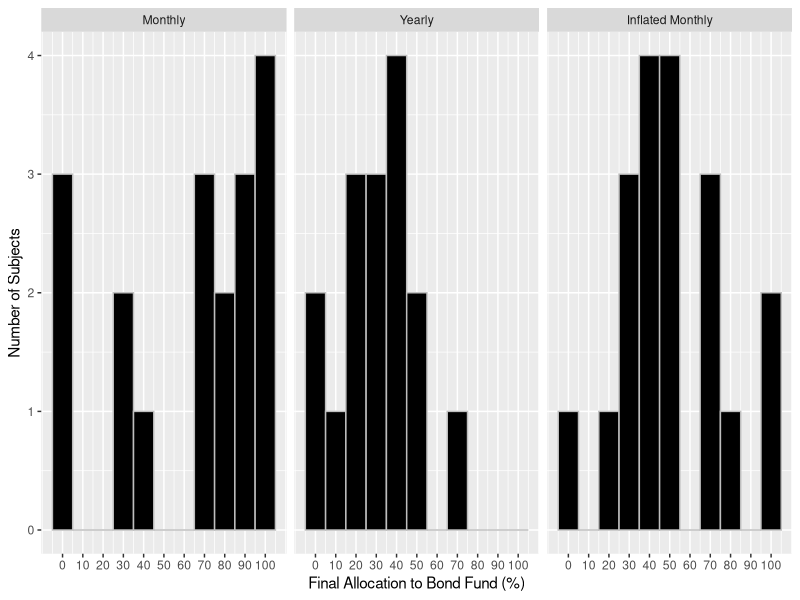
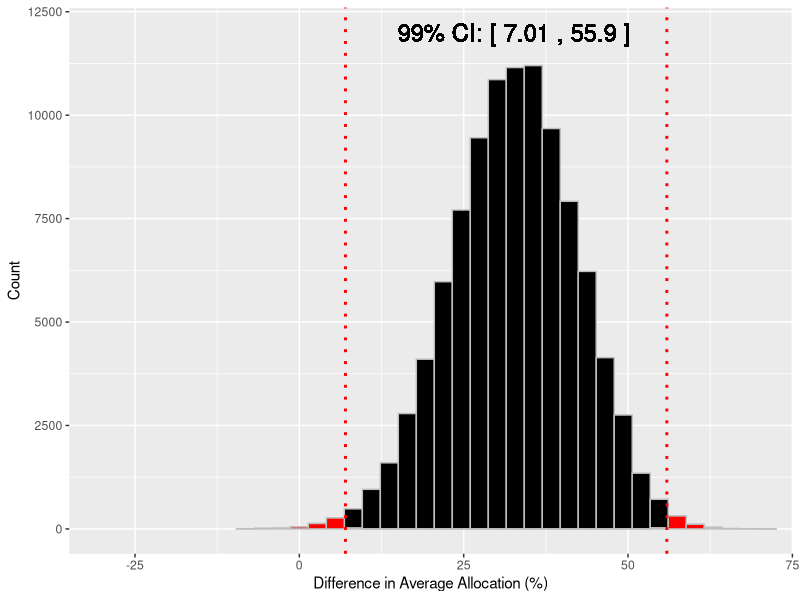
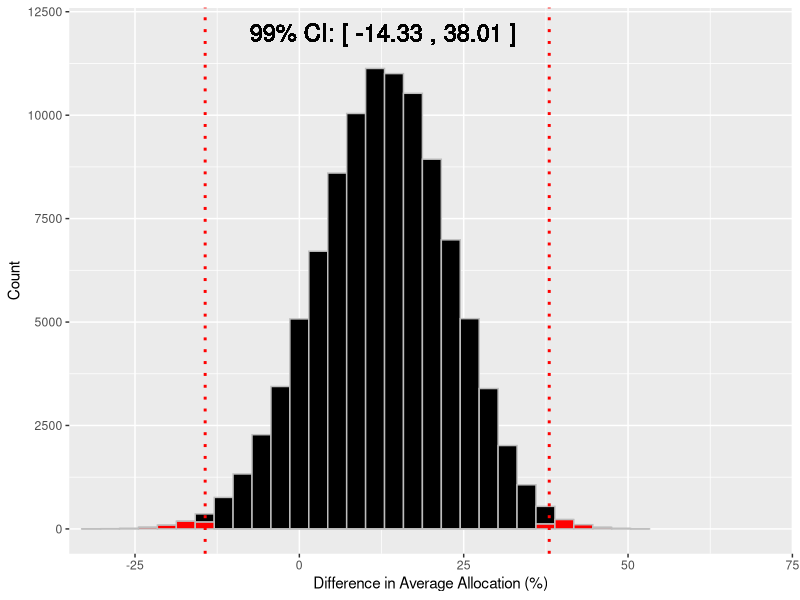
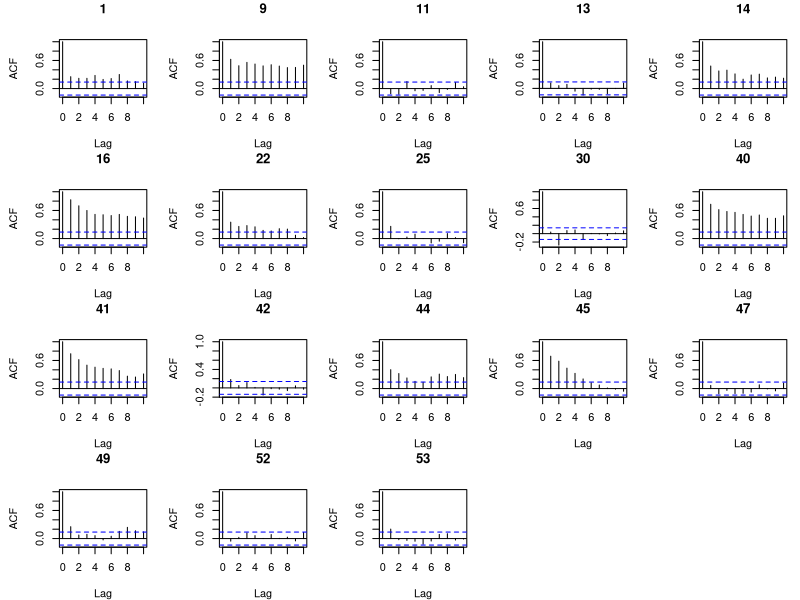
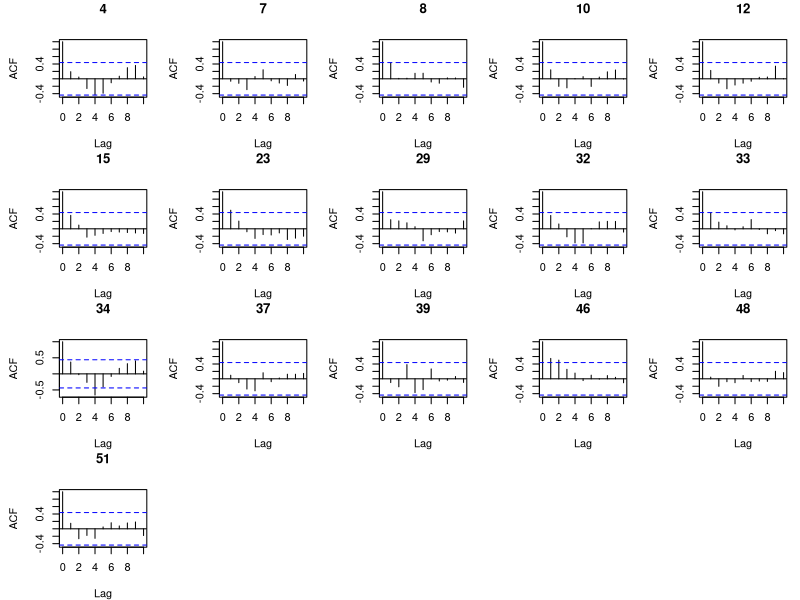
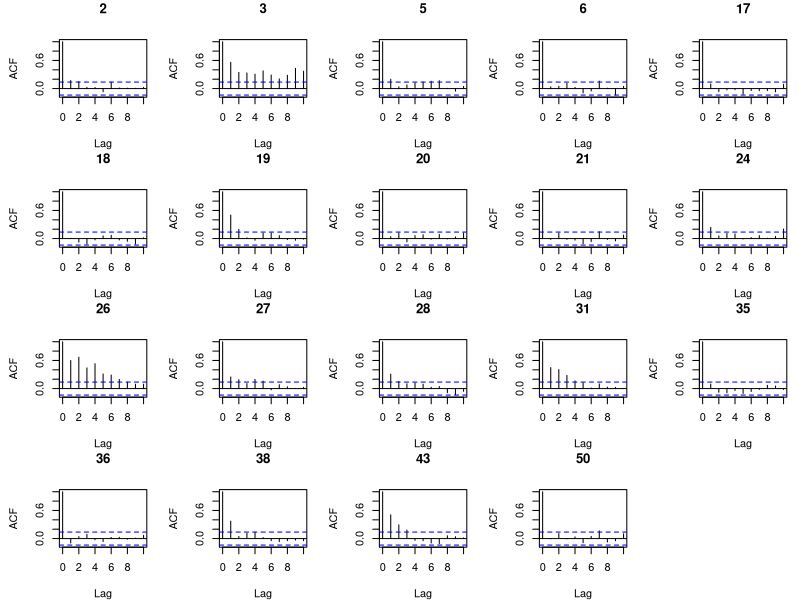
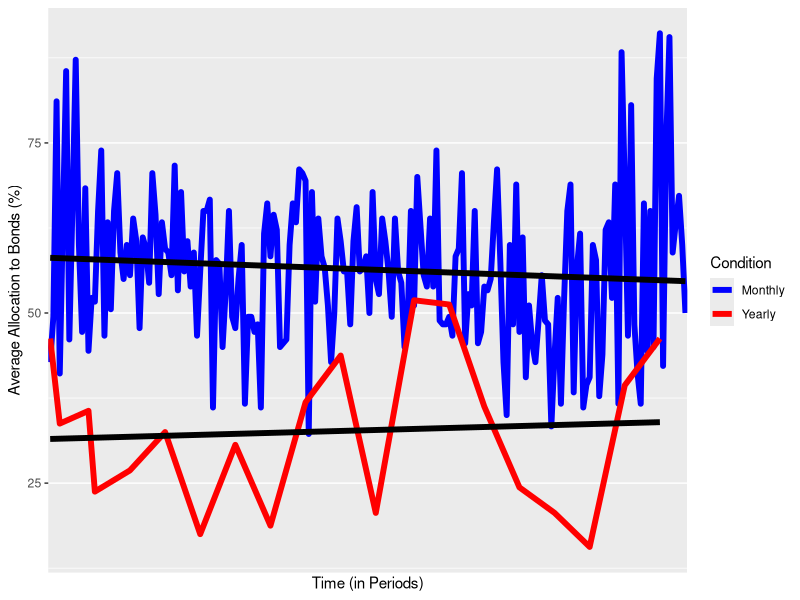
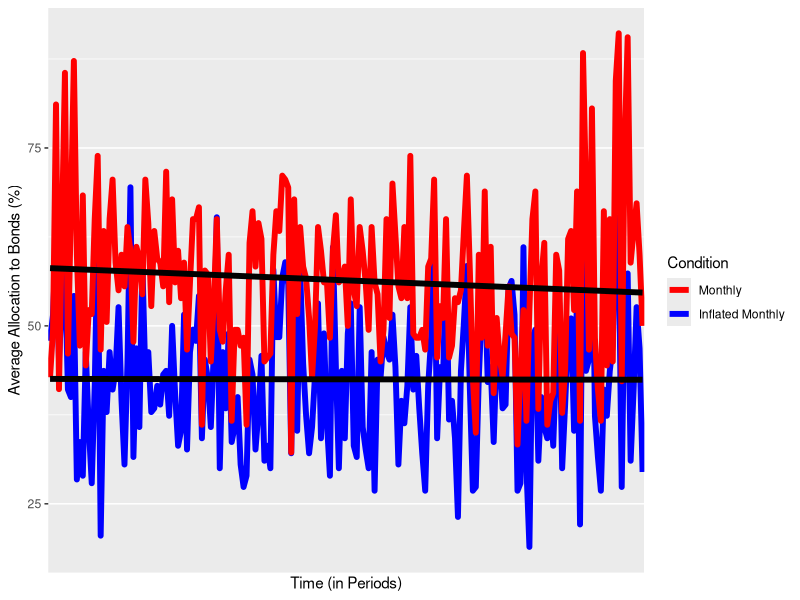

Write the R code that produced these figures, in order.
## ---- chunk 1
### Initial setup
library(dplyr)
library(magrittr)
library(tidyr)
library(ggplot2)
library(Hmisc)
library(nortest)
library(plm)
library(lme4)
library(sandwich)
library(lmtest)

setwd("C:/Users/Dean/Google Drive/Thesis/Thesis UI and Data/Thesis_Data_Analysis")

data <- read.csv('Exp_Data.csv',header=TRUE)
survey <- read.csv('Exp_Survey.csv',header=TRUE)

survey %<>% mutate(Q3 = ifelse(Q3 == 'Yes',1,ifelse(Q3 == 'No',0,.5))) %>% 
  mutate(Q4 = ifelse(Q4 == 'Yes',1,ifelse(Q4 == 'No',0,.5))) %>%
  mutate(Q5 = ifelse(Q5 == 'Yes',1,ifelse(Q5 == 'No',0,.5)))

survey %<>% select(ID,Q3,Q4,Q5,Q6,Q7)
data %<>% select(-Name,-Student.ID)

wide.data <- inner_join(survey,data,by="ID")
long.data.40 <- wide.data %>% select(ID,Type,num_range("X",161:200)) %>% gather("Choice_Num","Choice",3:42)

remove(data,survey)

## ---- chunk 2
hist.data <- wide.data %>% select(Type,Final.Choice) %>% mutate(Final.Choice = Final.Choice * 100) %>%
  mutate(Type = ifelse(Type == 1, "Monthly", ifelse(Type == 2, "Yearly","Inflated Monthly")))

hist.data$Type <- factor(hist.data$Type, levels = c("Monthly", "Yearly", "Inflated Monthly"))

ggplot(hist.data, aes(Final.Choice)) + geom_histogram(binwidth=10, fill="black",color="gray") + 
  facet_wrap(~ Type) +
  scale_x_continuous(breaks=seq(0,100,10)) +
  xlab("Final Allocation to Bond Fund (%)") + 
  ylab("Number of Subjects") 
## ---- chunk 3
monthly <- wide.data %>% filter(Type==1) %>% mutate(Final.Choice=Final.Choice*100)
yearly <- wide.data %>% filter(Type==2) %>% mutate(Final.Choice=Final.Choice*100)
infmonthly <- wide.data %>% filter(Type==3) %>% mutate(Final.Choice=Final.Choice*100)

lillie.test(monthly$Final.Choice)
lillie.test(yearly$Final.Choice)
lillie.test(infmonthly$Final.Choice)
## ---- chunk 4
ste <- function(x) sqrt(var(x,na.rm=TRUE)/sum(!is.na(x))) #standard error computation

summ.final <- wide.data %>% group_by(Type) %>% 
  summarise(Avg = mean(Final.Choice), sd = sd(Final.Choice), ste = ste(Final.Choice))

t.test1 <- wide.data %>% filter(Type == 1 | Type == 2)
t.test2 <- wide.data %>% filter(Type == 1 | Type == 3)
t.test3 <- wide.data %>% filter(Type == 2 | Type == 3)

t.test(Final.Choice~Type,t.test1)
t.test(Final.Choice~Type,t.test2)
t.test(Final.Choice~Type,t.test3)
## ---- chunk 5
summ.40 <- long.data.40 %>% group_by(Type) %>% 
  summarise(Avg = mean(Choice,na.rm=TRUE), sd = sd(Choice,na.rm=TRUE), ste = ste(Choice))

t.2.test1 <- long.data.40 %>% filter(Type == 1 | Type == 2)
t.2.test2 <- long.data.40 %>% filter(Type == 1 | Type == 3)
t.2.test3 <- long.data.40 %>% filter(Type == 2 | Type == 3)

t.test.cluster(t.2.test1$Choice,t.2.test1$ID,t.2.test1$Type)
t.test.cluster(t.2.test2$Choice,t.2.test2$ID,t.2.test2$Type)
t.test.cluster(t.2.test3$Choice,t.2.test3$ID,t.2.test3$Type)
## ---- chunk 6
ctrl.t.test1 <- t.test1 %>% mutate(type.dummy = ifelse(Type==1,0,1), Final.Choice = Final.Choice*100)
ctrl.t.test2 <- t.test2 %>% mutate(type.dummy = ifelse(Type==1,0,1), Final.Choice = Final.Choice*100)
ctrl.t.test3 <- t.test3 %>% mutate(type.dummy = ifelse(Type==2,0,1), Final.Choice = Final.Choice*100)

# Using HC-robust standard errors
coeftest(lm(Final.Choice~type.dummy+Q3+Q4+Q5,ctrl.t.test1), vcov=vcovHC)
coeftest(lm(Final.Choice~type.dummy+Q3+Q4+Q5,ctrl.t.test2), vcov=vcovHC)
coeftest(lm(Final.Choice~type.dummy+Q3+Q4+Q5,ctrl.t.test3), vcov=vcovHC)
## ---- chunk 7
bootstrap <- function(a,b){
  set.seed(76)
  boot.samples <- c(rep(NA,100000))
  for (i in 1:100000){
    t.1 <- sample(length(a), length(a), replace=TRUE)
    t.2 <- sample(length(b), length(b), replace=TRUE)
    t <- mean(a[t.1])-mean(b[t.2])
    boot.samples[i] <- t
    
  }
  return(as.data.frame(boot.samples) %>% rename(x=boot.samples))
}

boot.samples.1 <- bootstrap(monthly$Final.Choice,yearly$Final.Choice)
boot.samples.2 <- bootstrap(monthly$Final.Choice,infmonthly$Final.Choice)

CI.1 <- quantile(boot.samples.1$x,c(.005,.995))
CI.2 <- quantile(boot.samples.2$x,c(.005,.995))

boot.samples.1 %<>% mutate(CI = x < CI.1[1] | x > CI.1[2])
boot.samples.2 %<>% mutate(CI = x < CI.2[1] | x > CI.2[2])

ggplot(aes(x, fill=CI), data=boot.samples.1) + geom_histogram(color="gray") + 
  geom_vline(xintercept=CI.1, linetype="dotted", color="red", size= 1) +
  geom_text(label=paste("99% CI: [",round(CI.1[1],2),",",round(CI.1[2],2),"]"), aes(x=mean(boot.samples.1$x),y=12000), size=6) +
  scale_fill_manual(values = c("black", "red")) +
  guides(fill=FALSE) +
  coord_cartesian(xlim=c(-30,70), ylim=c(0,12000)) +
  xlab("Difference in Average Allocation (%)") +
  ylab("Count")

ggplot(aes(x, fill=CI), data=boot.samples.2) + geom_histogram(color="gray") + 
  geom_vline(xintercept=CI.2, linetype="dotted", color="red", size= 1) +
  geom_text(label=paste("99% CI: [",round(CI.2[1],2),",",round(CI.2[2],2),"]"), aes(x=mean(boot.samples.2$x),y=12000), size=6) +
  scale_fill_manual(values = c("black", "red"), name="") +
  guides(fill=FALSE) +
  coord_cartesian(xlim=c(-30,70), ylim=c(0,12000)) +
  xlab("Difference in Average Allocation (%)") +
  ylab("Count")
## ---- chunk 8
monthly.data.lm <- monthly %>% select(ID,num_range("X",1:200)) %>%
  gather("Period","Choice",2:201) %>% mutate(Period=as.numeric(substring(Period,2)))

yearly.data.lm <- yearly %>% select(ID,num_range("X",1:200)) %>%
  gather("Period","Choice",2:201) %>% mutate(Period=as.numeric(substring(Period,2))) %>%
  filter(is.na(Choice)==FALSE) %>% mutate(Period = (Period %/% 10) + 1)

infmonthly.data.lm <- infmonthly %>% select(ID,num_range("X",1:200)) %>%
  gather("Period","Choice",2:201) %>% mutate(Period=as.numeric(substring(Period,2)))

ts.monthly <- monthly.data.lm %>% spread(ID,Choice) %>% select(-Period)
ts.yearly <- yearly.data.lm %>% spread(ID,Choice) %>% select(-Period)
ts.infmonthly <- infmonthly.data.lm %>% spread(ID,Choice) %>% select(-Period)


par(mar=c(4,4.5,3,1))
par(mfrow=c(4,5))

for (x in colnames(ts.monthly)){
  acf(ts.monthly[[x]],lag.max=10, plot=FALSE) %>% plot(main = x)
  
}

par(mfrow=c(4,5))

for (x in colnames(ts.yearly)){
  acf(ts.yearly[[x]],lag.max=10, plot=FALSE) %>% plot(main = x)
  
}

par(mfrow=c(4,5))

for (x in colnames(ts.infmonthly)){
  acf(ts.infmonthly[[x]],lag.max=10, plot=FALSE) %>% plot(main = x)
  
}

par(mfrow=c(1,1))
## ---- chunk 9
paired.data <- long.data.40 %>% group_by(ID) %>% summarise(avg_choice = mean(Choice,na.rm=TRUE)) %>% 
  inner_join(select(wide.data,ID,Type,Final.Choice),by="ID")

t.paired.test1 <- paired.data %>% filter(Type == 1)
t.paired.test2 <- paired.data %>% filter(Type == 2)
t.paired.test3 <- paired.data %>% filter(Type == 3)

t.test(t.paired.test1$avg_choice,t.paired.test1$Final.Choice,paired=TRUE)
t.test(t.paired.test2$avg_choice,t.paired.test2$Final.Choice,paired=TRUE)
t.test(t.paired.test3$avg_choice,t.paired.test3$Final.Choice,paired=TRUE)
## ---- chunk 10
monthly.data <- monthly %>% select(num_range("X",1:200)) %>% summarise_each(funs(mean)) %>%
  gather("Period","Avg_Choice",1:200) %>% mutate(Type = "Monthly")

yearly.data <- yearly %>% select(num_range("X",1:200)) %>% summarise_each(funs(mean)) %>%
  gather("Period","Avg_Choice",1:200) %>% filter(is.na(Avg_Choice)==FALSE) %>% mutate(Type = "Yearly")

inf.monthly.data <-  infmonthly %>% select(num_range("X",1:200)) %>% summarise_each(funs(mean)) %>%
  gather("Period","Avg_Choice",1:200) %>% mutate(Type = "Inflated Monthly")

graph.data <- bind_rows(monthly.data,yearly.data) %>% bind_rows(inf.monthly.data) %>%
  mutate(Avg_Choice=Avg_Choice*100)

graph.data %>% filter(Type %in% c("Monthly","Yearly")) %>% 
  ggplot(aes(Period, Avg_Choice, group=Type)) + 
  geom_line(size=2, aes(col=Type)) + 
  scale_x_discrete(breaks=NULL) + 
  scale_y_continuous(breaks=seq(0,100,25)) +
  scale_color_manual(values=c("Blue","Red"),name="Condition") +
  ylab("Average Allocation to Bonds (%)") + xlab("Time (in Periods)") + 
  geom_smooth(method="lm",size=2,color="black",fill=NA)
  
graph.data %>% filter(Type %in% c("Monthly","Inflated Monthly")) %>% 
  ggplot(aes(Period, Avg_Choice, group=Type)) + 
  geom_line(size=2, aes(col=Type)) + 
  scale_x_discrete(breaks=NULL) + 
  scale_y_continuous(breaks=seq(0,100,25)) +
  scale_color_manual(values=c("Red","Blue"), name="Condition",breaks=c("Monthly","Inflated Monthly")) +
  ylab("Average Allocation to Bonds (%)") + xlab("Time (in Periods)") + 
  geom_smooth(method="lm",size=2,color="black",fill=NA)

## ---- chunk 11
### Function to get cluster-robust standard errors
### Source: http://www.ne.su.se/polopoly_fs/1.216115.1426234213!/menu/standard/file/clustering1.pdf
clx <- function(fm, dfcw, cluster){
  M <- length(unique(cluster))
  N <- length(cluster)
  dfc <- (M/(M-1))*((N-1)/(N-fm$rank))
  u <- apply(estfun(fm),2,
             function(x) tapply(x, cluster, sum))
  vcovCL <- dfc*sandwich(fm, meat=crossprod(u)/N)*dfcw
  + coeftest(fm, vcovCL) }

fix.lm1 <- lm(Choice~Period + factor(ID) - 1,monthly.data.lm)


cluster.lm1 <- lm(Choice~Period,monthly.data.lm)


fix.lm2 <- lm(Choice~Period + factor(ID) - 1,yearly.data.lm)


cluster.lm2 <- lm(Choice~Period,yearly.data.lm)

fix.lm3 <- lm(Choice~Period + factor(ID) - 1,infmonthly.data.lm)


cluster.lm3 <- lm(Choice~Period,infmonthly.data.lm)
## ---- chunk 12
summary(fix.lm1)
summary(fix.lm2)
summary(fix.lm3)
## ---- chunk 13
clx(cluster.lm1,1,monthly.data.lm$ID)
clx(cluster.lm2,1,yearly.data.lm$ID)
clx(cluster.lm3,1,infmonthly.data.lm$ID)
## ---- chunk 14
clx(fix.lm1,1,monthly.data.lm$ID)
clx(fix.lm2,1,yearly.data.lm$ID)
clx(fix.lm3,1,infmonthly.data.lm$ID)
## ---- chunk 15
sum(wide.data$Q6 != "DK")
sum(wide.data$Q7 != "DK")

survey.lm1 <- wide.data %>% select(Final.Choice,Q6,Q7) %>%
  mutate(tech.dummy=ifelse(Q6 == "DK",0,1),fin.dummy=ifelse(Q7 == "DK",0,1),Final.Choice=Final.Choice*100) 
survey.lm2 <- survey.lm1 %>% filter(Q6 != "DK") %>% mutate(Q6=as.numeric(as.character(Q6))*100)
survey.lm3 <- survey.lm1 %>% filter(Q7 != "DK") %>% mutate(Q7=as.numeric(as.character(Q7))*100)

summary(lm(Final.Choice~tech.dummy + fin.dummy,survey.lm1))
summary(lm(Final.Choice~Q6,survey.lm2))
summary(lm(Final.Choice~Q7,survey.lm3))
